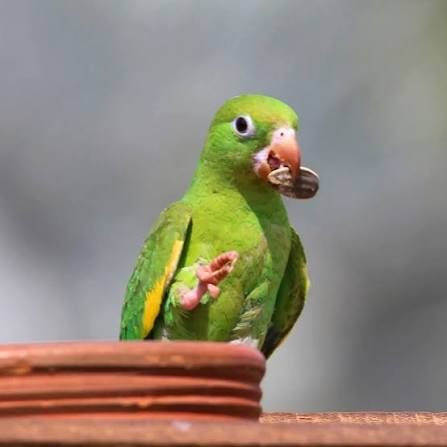
#> input picture 18/brotogerischiriri.jpg, 447 x 447 px, found by its file name
$ python 18.py
#> lines starting #> are read from the running program, lines starting #| are printed output that depends on the picture
import cv2 as cv
import numpy as np

imagemOriginal = cv.imread('C:/enviroment/learningOpenCV/18/brotogerischiriri.jpg')
#> imagemOriginal is the input picture: shape (447, 447, 3); mean B, G, R 119.8, 134.5, 143.9
imagemCinza = cv.cvtColor(imagemOriginal, cv.COLOR_BGR2GRAY)
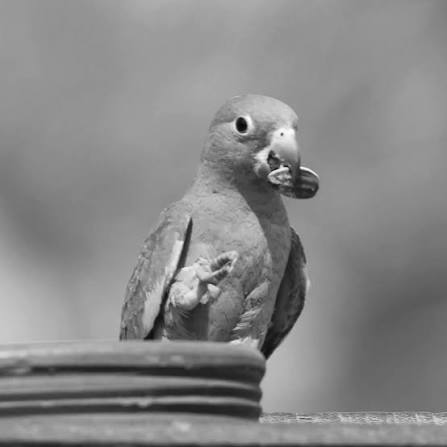
#> imagemCinza: shape (447, 447); min 3, max 253, mean 135.6

cv.imshow('imagem Cinza', imagemCinza)


imagemLaplaciana = cv.Laplacian(imagemCinza, cv.CV_64F)
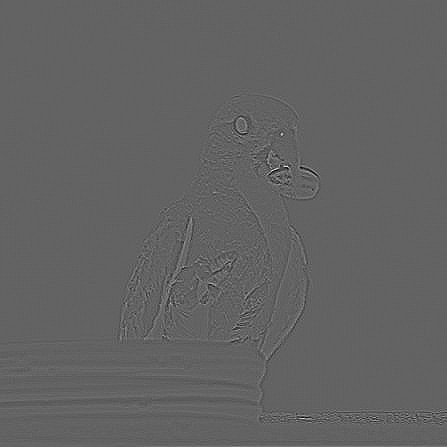
#> imagemLaplaciana: shape (447, 447) float64; min -165, max 260, mean 0; drawn with min black and max white
cv.imshow('Laplaciana', imagemLaplaciana)
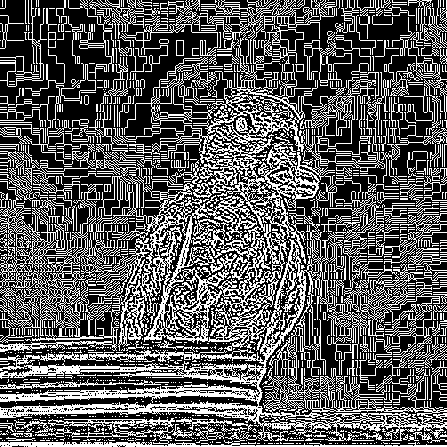
#> window 'Laplaciana': shape (447, 447); 35.7% white in thin lines or dots

laplacianaAbsoluta = cv.convertScaleAbs(imagemLaplaciana)
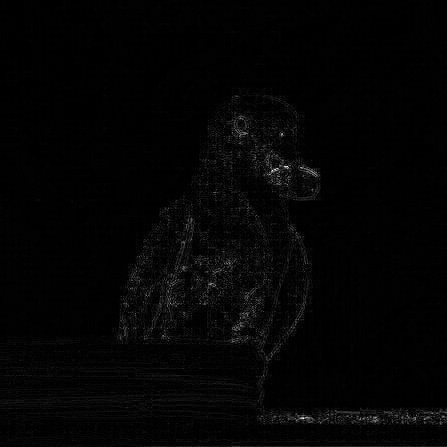
#> laplacianaAbsoluta: shape (447, 447); min 0, max 255, mean 4
#cv.imshow('Laplaciana Absoluta', laplacianaAbsoluta)


laplacianaEqualizada = cv.equalizeHist(laplacianaAbsoluta)
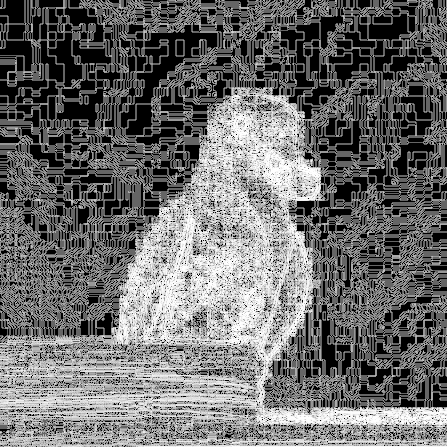
#> laplacianaEqualizada: shape (447, 447); min 0, max 255, mean 110.5
cv.imshow('Laplaciana Equalizada', laplacianaEqualizada)
cv.imwrite('C:/enviroment/learningOpenCV/18/cinza.jpg', imagemCinza)
cv.imwrite('C:/enviroment/learningOpenCV/18/laplacianaEqualizada.jpg', laplacianaEqualizada)


cv.waitKey(0)
cv.destroyAllWindows()
